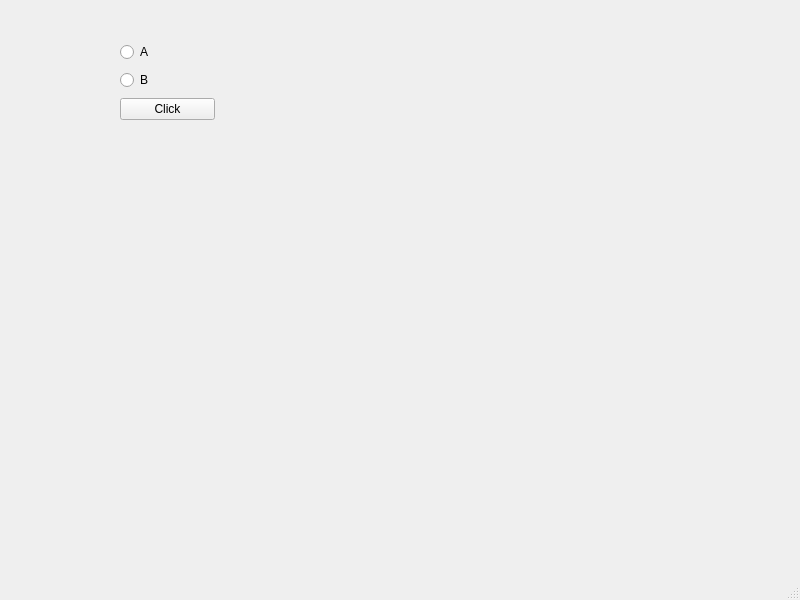
<?xml version="1.0" encoding="UTF-8"?>
<ui version="4.0">
 <class>MainWindow</class>
 <widget class="QMainWindow" name="MainWindow">
  <property name="geometry">
   <rect>
    <x>0</x>
    <y>0</y>
    <width>800</width>
    <height>600</height>
   </rect>
  </property>
  <property name="windowTitle">
   <string>MainWindow</string>
  </property>
  <widget class="QWidget" name="centralwidget">
   <widget class="QWidget" name="">
    <property name="geometry">
     <rect>
      <x>120</x>
      <y>40</y>
      <width>95</width>
      <height>84</height>
     </rect>
    </property>
    <layout class="QVBoxLayout" name="verticalLayout">
     <item>
      <widget class="QRadioButton" name="radioButton_A">
       <property name="text">
        <string>A</string>
       </property>
      </widget>
     </item>
     <item>
      <widget class="QRadioButton" name="radioButton_B">
       <property name="text">
        <string>B</string>
       </property>
      </widget>
     </item>
     <item>
      <widget class="QPushButton" name="pushButton">
       <property name="text">
        <string>Click</string>
       </property>
      </widget>
     </item>
    </layout>
   </widget>
  </widget>
  <widget class="QMenuBar" name="menubar">
   <property name="geometry">
    <rect>
     <x>0</x>
     <y>0</y>
     <width>800</width>
     <height>26</height>
    </rect>
   </property>
  </widget>
  <widget class="QStatusBar" name="statusbar"/>
 </widget>
 <resources/>
 <connections/>
</ui>
